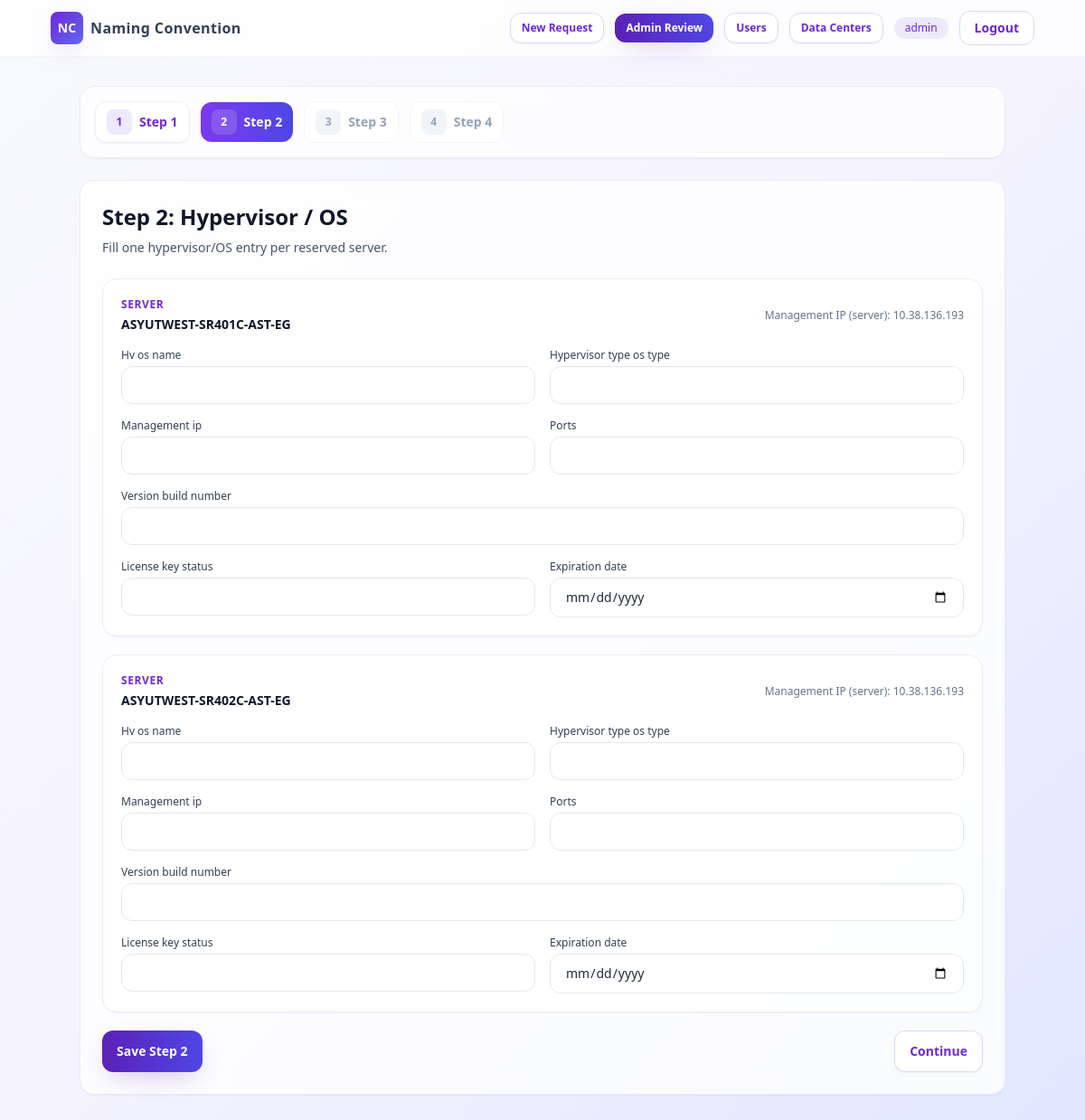
The page /requests/15/step2/ (signed in) on the database its author committed.
### naming/models.py (models this page shows, shortened)
class ServerAllocation(models.Model):
    naming_request = models.ForeignKey(
        NamingRequest,
        on_delete=models.CASCADE,
        related_name="server_allocations",
    )
    data_center = models.ForeignKey(
        DataCenter,
        on_delete=models.PROTECT,
        related_name="server_allocations",
    )
    server_number = models.PositiveIntegerField(validators=[MinValueValidator(1)])
    server_name = models.CharField(max_length=255, unique=True)
    management_ip = models.GenericIPAddressField(
        protocol="IPv4",
        null=True,
        blank=True,
        help_text="Provided in Step 1 submission.",
    )
    created_at = models.DateTimeField(auto_now_add=True)
    updated_at = models.DateTimeField(auto_now=True)
    class Meta:
        ordering = ["server_number"]
        constraints = [
            models.UniqueConstraint(
                fields=["data_center", "server_number"],
                name="uniq_server_number_per_datacenter",
            )
        ]

### naming/views.py (the view, shortened to what this page needs)
# urls.py: path("<int:pk>/step2/", NamingRequestStep2View.as_view(), name="naming_request_step2"),
class NamingRequestStep2View(LoginRequiredMixin, View):
    template_name = "naming/requests/step2_hypervisor.html"
    def get_object(self, request: HttpRequest, pk: int) -> NamingRequest:
        naming_request = get_object_or_404(NamingRequest, pk=pk, created_by=request.user)
        assert_step_accessible(naming_request=naming_request, step=2)
        return naming_request
    def get(self, request: HttpRequest, pk: int) -> HttpResponse:
        naming_request = self.get_object(request, pk)
        servers = naming_request.server_allocations.all().order_by("server_number")
        server_forms = []
        for server in servers:
            instance = getattr(server, "hypervisor_os", None)
            server_forms.append((server, HypervisorOSForm(instance=instance, prefix=f"hv-{server.pk}")))
        return render(request, self.template_name, {"naming_request": naming_request, "server_forms": server_forms})

### naming/services/steps.py (called while the page is built)
def assert_step_accessible(
    *,
    naming_request: NamingRequest,
    step: StepNumber,
) -> None:
    if naming_request.status != NamingRequest.Status.DRAFT:
        raise PermissionDenied("You can only work on DRAFT requests.")
    if step == 1:
        return
    if step == 2 and not naming_request.step1_completed:
        raise ValidationError("Complete Step 1 before accessing Step 2.")
    if step == 3 and not naming_request.step2_completed:
        raise ValidationError("Complete Step 2 before accessing Step 3.")
    if step == 4 and not naming_request.step3_completed:
        raise ValidationError("Complete Step 3 before accessing Step 4.")

### naming/templates/naming/requests/step2_hypervisor.html (shortened to what this page needs)
{% extends "base.html" %}
{% block content %}
<div class="mx-auto max-w-5xl">
  <div class="mb-6">
    {% include "naming/requests/_stepper.html" with naming_request=naming_request current_step=2 %}
  </div>
  <div class="rounded-2xl border border-violet-100 bg-white/80 p-6 shadow-sm backdrop-blur">
    <h1 class="text-2xl font-bold text-slate-900">Step 2: Hypervisor / OS</h1>
    <p class="mt-2 text-sm text-slate-600">Fill one hypervisor/OS entry per reserved server.</p>
    <form method="post" class="mt-6 space-y-5">
      {% for server, form in server_forms %}
        <div class="rounded-2xl border border-violet-100 bg-white/80 p-5 shadow-sm">
          <div class="flex flex-col gap-2 sm:flex-row sm:items-center sm:justify-between">
            <div>
              <div class="text-xs font-semibold uppercase tracking-wider text-violet-700">Server</div>
              <div class="mt-1 text-sm font-bold text-slate-900">{{ server.server_name }}</div>
            </div>
            <div class="text-xs text-slate-500">
              Management IP (server): {{ server.management_ip }}
            </div>
          </div>
          <div class="mt-4 grid gap-4 sm:grid-cols-2">
            <div>
              <label class="mb-1 block text-xs font-medium text-slate-700">{{ form.hv_os_name.label }}</label>
              {{ form.hv_os_name }}
            </div>
            <div>
              <label class="mb-1 block text-xs font-medium text-slate-700">{{ form.hypervisor_type_os_type.label }}</label>
              {{ form.hypervisor_type_os_type }}
            </div>
            <div>
              <label class="mb-1 block text-xs font-medium text-slate-700">{{ form.management_ip.label }}</label>
              {{ form.management_ip }}
            </div>
            <div>
              <label class="mb-1 block text-xs font-medium text-slate-700">{{ form.ports.label }}</label>
              {{ form.ports }}
            </div>
            <div class="sm:col-span-2">
              <label class="mb-1 block text-xs font-medium text-slate-700">{{ form.version_build_number.label }}</label>
              {{ form.version_build_number }}
            </div>
            <div>
              <label class="mb-1 block text-xs font-medium text-slate-700">{{ form.license_key_status.label }}</label>
              {{ form.license_key_status }}
            </div>
            <div>
              <label class="mb-1 block text-xs font-medium text-slate-700">{{ form.expiration_date.label }}</label>
              {{ form.expiration_date }}
            </div>
          </div>
        </div>
      {% endfor %}
      <div class="flex flex-col gap-3 sm:flex-row sm:justify-between">
        <button type="submit"
          class="w-full rounded-xl bg-gradient-to-r from-brand-600 to-indigo-600 px-4 py-3 text-sm font-semibold text-white shadow-soft transition duration-200 hover:-translate-y-0.5 hover:from-brand-700 hover:to-indigo-700 focus:outline-none focus:ring-4 focus:ring-violet-200 sm:w-auto">
          Save Step 2
        </button>
        <a href="{% url 'naming_request_step3' pk=naming_request.pk %}"
           class="w-full rounded-xl border border-violet-200 bg-white px-4 py-3 text-sm font-semibold text-violet-700 shadow-sm transition duration-200 hover:border-violet-300 hover:bg-violet-50 focus:outline-none focus:ring-4 focus:ring-violet-200 sm:w-auto">
          Continue
        </a>
      </div>
    </form>
  </div>
</div>
{% endblock %}

### templates/base.html (shortened to what this page needs)
{% load static %}
<!DOCTYPE html>
<html lang="en">
<head>
    <script src="https://cdn.tailwindcss.com"></script>
</head>
<body class="min-h-screen bg-gradient-to-br from-slate-50 via-violet-50 to-indigo-100 text-slate-800">
    <div class="min-h-screen">
        <nav class="sticky top-0 z-30 border-b border-violet-100/60 bg-white/80 backdrop-blur-md">
            <div class="mx-auto flex w-full max-w-6xl items-center justify-between px-4 py-3 sm:px-6 lg:px-8">
                <a href="{% url 'home' %}" class="group inline-flex items-center gap-2 transition">
                    <span class="inline-flex h-9 w-9 items-center justify-center rounded-lg bg-gradient-to-br from-brand-500 to-indigo-500 text-sm font-bold text-white shadow-soft transition-transform duration-200 group-hover:scale-105">NC</span>
                    <span class="text-sm font-semibold tracking-wide text-slate-700 sm:text-base">Naming Convention</span>
                </a>
                <div class="flex items-center gap-2 sm:gap-3">
                    {% if request.user.is_authenticated %}
                        <a href="{% url 'naming_requests_start' %}"
                           class="hidden rounded-xl border border-violet-200 bg-white px-3 py-2 text-xs font-semibold text-violet-700 shadow-sm transition duration-200 hover:border-violet-300 hover:bg-violet-50 sm:inline">
                            New Request
                        </a>
                        {% if request.user.is_staff %}
                            <a href="{% url 'admin_naming_request_list' %}"
                               class="hidden rounded-xl bg-gradient-to-r from-brand-600 to-indigo-600 px-3 py-2 text-xs font-semibold text-white shadow-soft transition duration-200 hover:-translate-y-0.5 hover:from-brand-700 hover:to-indigo-700 sm:inline">
                                Admin Review
                            </a>
                            <a href="{% url 'admin_users_list' %}"
                               class="hidden rounded-xl border border-violet-200 bg-white px-3 py-2 text-xs font-semibold text-violet-700 shadow-sm transition duration-200 hover:border-violet-300 hover:bg-violet-50 sm:inline">
                                Users
                            </a>
                            <a href="{% url 'admin_datacenters_list' %}"
                               class="hidden rounded-xl border border-violet-200 bg-white px-3 py-2 text-xs font-semibold text-violet-700 shadow-sm transition duration-200 hover:border-violet-300 hover:bg-violet-50 sm:inline">
                                Data Centers
                            </a>
                        {% endif %}
                        <span class="hidden rounded-full bg-violet-100 px-3 py-1 text-xs font-medium text-violet-700 sm:inline">{{ request.user.username }}</span>
                        <form method="post" action="{% url 'logout' %}">
                            <button type="submit" class="rounded-xl border border-violet-200 bg-white px-3 py-2 text-xs font-semibold text-violet-700 transition duration-200 hover:border-violet-300 hover:bg-violet-50 sm:px-4 sm:text-sm">
                                Logout
                            </button>
                        </form>
                    {% else %}
                        <a href="{% url 'login' %}" class="rounded-xl bg-gradient-to-r from-brand-600 to-indigo-600 px-4 py-2 text-xs font-semibold text-white shadow-soft transition duration-200 hover:-translate-y-0.5 hover:from-brand-700 hover:to-indigo-700 sm:text-sm">
                            Login
                        </a>
                    {% endif %}
                </div>
            </div>
        </nav>
        <main class="mx-auto w-full max-w-6xl px-4 py-8 sm:px-6 lg:px-8">
            {% block content %}{% endblock %}
        </main>
    </div>
</body>
</html>

### rows shown on the page
ServerAllocation: server_name "ASYUTWEST-SR401C-AST-EG", management_ip "10.38.136.193", hv_os_name.label "Hv os name", hypervisor_type_os_type.label "Hypervisor type os type", management_ip.label "Management ip", ports.label "Ports", version_build_number.label "Version build number", license_key_status.label "License key status", expiration_date.label "Expiration date"
ServerAllocation: server_name "ASYUTWEST-SR402C-AST-EG", management_ip "10.38.136.193", hv_os_name.label "Hv os name", hypervisor_type_os_type.label "Hypervisor type os type", management_ip.label "Management ip", ports.label "Ports", version_build_number.label "Version build number", license_key_status.label "License key status", expiration_date.label "Expiration date"

### other values the page prints
{{ request.user.username }} "admin"
{{ step }} "1"
{{ label }} "Step 1"
{{ step }} "2"
{{ label }} "Step 2"
{{ step }} "3 4"
{{ label }} "Step 3 Step 4"
